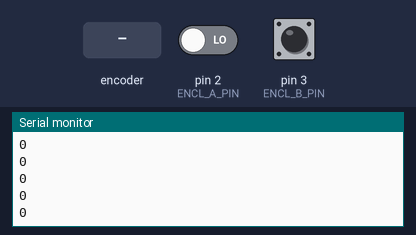
A sketch run on a simulated Arduino Uno, built with avr-gcc and run on an emulated ATmega328P. On the bench: the last lines printed to the serial monitor. The test bench sets the inputs (shaded band); at power-on: pin 2 (ENCL_A_PIN) LOW, pin 3 (ENCL_B_PIN) HIGH.

Above: at 1.2 s.
1.3 s: rotary encoder on pin 2 (ENCL_A_PIN) / pin 3 (ENCL_B_PIN) turned 1 step (first pin leading)
At 2.3 s:
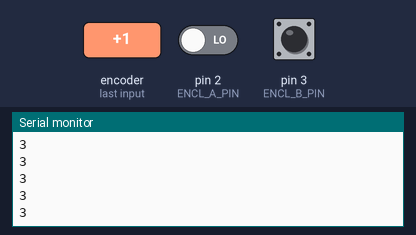
3.0 s: rotary encoder on pin 2 (ENCL_A_PIN) / pin 3 (ENCL_B_PIN) turned 1 step (first pin leading)
At 3.5 s:
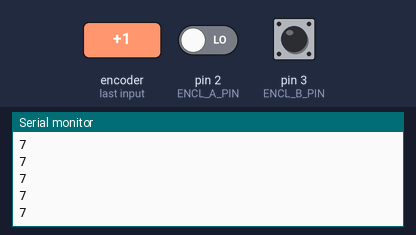
Timing chart, 0 to 6.0 s (numbered marks = the images above; inputs shaded):
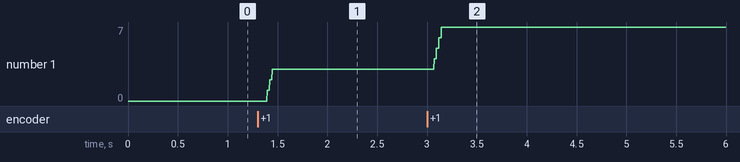

Measured:
- after the input at 1.3 s, the serial monitor: prints a new line after 0.09 s (image 1)
- after the input at 3.0 s, the serial monitor: prints a new line after 0.07 s (image 2)
- plotted number 1: 0 → 3 after the input at 1.3 s, 3 → 7 after the input at 3.0 s

The sketch:

DC_motor_test_2.ino
```cpp
#define ENCL_A_PIN 2
#define ENCL_B_PIN 3

int pos_n = 0;

volatile int pos = 0;
volatile int a_curr = false;
volatile int a_prev = false;
volatile int b_curr = false;
volatile int b_prev = false;

void setup() {
  Serial.begin(9600);
  pinMode(ENCL_A_PIN, INPUT);
  pinMode(ENCL_B_PIN, INPUT);

  attachInterrupt(digitalPinToInterrupt(ENCL_A_PIN), readEncoder, CHANGE);
  attachInterrupt(digitalPinToInterrupt(ENCL_B_PIN), readEncoder, CHANGE);
}

void loop() {
  noInterrupts();
  pos_n = pos;
  interrupts();

  Serial.println(pos_n);
}

void readEncoder()
{
  a_curr = digitalRead(ENCL_A_PIN);
  b_curr = digitalRead(ENCL_B_PIN);

  if(a_curr != a_prev)
  {
    if (a_curr != b_curr)
    {
      pos++;
    }
    else
    {
      pos--;
    }
  }
  else
  {
    if (a_curr == b_curr)
    {
      pos++;
    }
    else
    {
      pos--;
    }
  }

  a_prev = a_curr;
  b_prev = b_curr;
}
```
